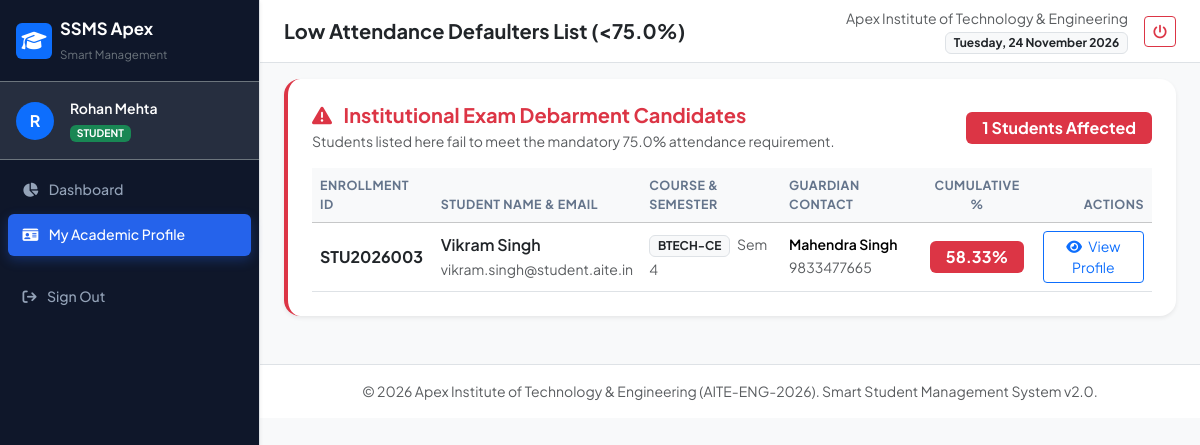
Page /attendance/defaulters (signed in) on the committed database.
### models.py (models this page shows, shortened)
class User(db.Model):
    __tablename__ = 'users'
    id = db.Column(db.Integer, primary_key=True)
    username = db.Column(db.String(50), unique=True, nullable=False, index=True)
    password_hash = db.Column(db.String(255), nullable=False)
    role = db.Column(db.String(20), nullable=False, default='student')  # admin, teacher, student, accountant
    email = db.Column(db.String(100), unique=True, nullable=False)
    full_name = db.Column(db.String(100), nullable=False)
    is_active = db.Column(db.Boolean, default=True)
    created_at = db.Column(db.DateTime, default=datetime.utcnow)
    student_profile = db.relationship('Student', backref='user_account', uselist=False, cascade='all, delete-orphan')
    audit_logs = db.relationship('AuditLog', backref='user', lazy='dynamic')

class Course(db.Model):
    __tablename__ = 'courses'
    id = db.Column(db.Integer, primary_key=True)
    code = db.Column(db.String(20), unique=True, nullable=False)  # e.g., 'BTECH-CE'
    name = db.Column(db.String(100), nullable=False)              # e.g., 'Computer Engineering'
    description = db.Column(db.Text)
    duration_semesters = db.Column(db.Integer, default=8)
    students = db.relationship('Student', backref='course', lazy='dynamic')
    subjects = db.relationship('Subject', backref='course', lazy='dynamic')
    fee_structures = db.relationship('FeeStructure', backref='course', lazy='dynamic')

class Student(db.Model):
    __tablename__ = 'students'
    id = db.Column(db.Integer, primary_key=True)
    student_id = db.Column(db.String(30), unique=True, nullable=False, index=True)  # e.g., 'STU2026001'
    user_id = db.Column(db.Integer, db.ForeignKey('users.id'), nullable=True)
    course_id = db.Column(db.Integer, db.ForeignKey('courses.id'), nullable=False)
    semester = db.Column(db.Integer, nullable=False, default=1)
    first_name = db.Column(db.String(50), nullable=False)
    last_name = db.Column(db.String(50), nullable=False)
    email = db.Column(db.String(100), unique=True, nullable=False)
    phone = db.Column(db.String(20), nullable=False)
    address = db.Column(db.Text)
    enrollment_date = db.Column(db.Date, default=date.today)
    status = db.Column(db.String(20), default='active')  # active, inactive, graduated, dropped
    guardian_name = db.Column(db.String(100))
    guardian_phone = db.Column(db.String(20))
    attendance_records = db.relationship('Attendance', backref='student', lazy='dynamic')
    marks_records = db.relationship('Marks', backref='student', lazy='dynamic')
    fees = db.relationship('StudentFee', backref='student', lazy='dynamic')
    @property
    def full_name(self):
        return f"{self.first_name} {self.last_name}"
    def calculate_attendance_percentage(self, subject_id=None):
        query = Attendance.query.filter_by(student_id=self.id)
        if subject_id:
            query = query.filter_by(subject_id=subject_id)
        total = query.count()
        if total == 0:
            return 100.0  # No sessions logged yet
        present = query.filter(Attendance.status.in_(['present', 'leave'])).count()
        return round((present / total) * 100, 2)

### app.py (the view)
    @app.route('/attendance/defaulters')
    @login_required
    @roles_accepted('admin', 'teacher')
    def attendance_defaulters():
        defaulters = []
        students = Student.query.filter_by(status='active').all()
        for s in students:
            pct = s.calculate_attendance_percentage()
            if pct < app.config['ATTENDANCE_THRESHOLD']:
                defaulters.append({
                    'student': s,
                    'pct': pct,
                    'course': s.course.code,
                    'semester': s.semester
                })
        return render_template('attendance/defaulters.html', defaulters=defaulters)

### templates/attendance/defaulters.html (shortened to what this page needs)
{% extends "base.html" %}
{% block page_title %}Low Attendance Defaulters List (&lt;{{ attendance_threshold }}%){% endblock %}
{% block content %}
<div class="card border-0 shadow-sm rounded-4 mb-4 border-start border-danger border-4">
    <div class="card-body p-4">
        <div class="d-flex align-items-center justify-content-between flex-wrap gap-2 mb-3">
            <div>
                <h5 class="fw-bold text-danger mb-1">
                    <i class="fa-solid fa-triangle-exclamation me-2"></i> Institutional Exam Debarment Candidates
                </h5>
                <p class="text-muted small mb-0">Students listed here fail to meet the mandatory {{ attendance_threshold }}% attendance requirement.</p>
            </div>
            <span class="badge bg-danger fs-6 px-3 py-2">{{ defaulters|length }} Students Affected</span>
        </div>
        {% if defaulters %}
        <div class="table-responsive">
            <table class="table table-hover align-middle mb-0">
                <thead class="table-light">
                    <tr>
                        <th>Enrollment ID</th>
                        <th>Student Name & Email</th>
                        <th>Course & Semester</th>
                        <th>Guardian Contact</th>
                        <th class="text-center">Cumulative %</th>
                        <th class="text-end">Actions</th>
                    </tr>
                </thead>
                <tbody>
                    {% for d in defaulters %}
                    <tr>
                        <td class="fw-bold text-dark">{{ d.student.student_id }}</td>
                        <td>
                            <div class="fw-semibold text-dark">{{ d.student.full_name }}</div>
                            <small class="text-muted">{{ d.student.email }}</small>
                        </td>
                        <td>
                            <span class="badge bg-light text-dark border">{{ d.course }}</span>
                            <span class="text-muted small ms-1">Sem {{ d.semester }}</span>
                        </td>
                        <td>
                            <div class="small fw-semibold">{{ d.student.guardian_name or 'N/A' }}</div>
                            <small class="text-muted">{{ d.student.guardian_phone or 'No phone' }}</small>
                        </td>
                        <td class="text-center">
                            <span class="badge bg-danger fs-6 px-3 py-2">
                                {{ d.pct }}%
                            </span>
                        </td>
                        <td class="text-end">
                            <a href="{{ url_for('student_view', student_id=d.student.id) }}" class="btn btn-outline-primary btn-sm">
                                <i class="fa-solid fa-eye me-1"></i> View Profile
                            </a>
                        </td>
                    </tr>
                    {% endfor %}
                </tbody>
            </table>
        </div>
        {% else %}
        <div class="alert alert-success d-flex align-items-center gap-2 mb-0">
            <i class="fa-solid fa-circle-check fs-5"></i>
            <div>Zero defaulters detected! All registered students currently hold &ge;{{ attendance_threshold }}% attendance.</div>
        </div>
        {% endif %}
    </div>
</div>
{% endblock %}

### templates/base.html (shortened to what this page needs)
<!DOCTYPE html>
<html lang="en">
<head>
    <link href="https://cdn.jsdelivr.net/npm/bootstrap@5.3.3/dist/css/bootstrap.min.css" rel="stylesheet">
    <link href="https://cdnjs.cloudflare.com/ajax/libs/font-awesome/6.5.1/css/all.min.css" rel="stylesheet">
    <link rel="stylesheet" href="{{ url_for('static', filename='css/style.css') }}">
</head>
<body>
    <div class="d-flex" id="wrapper">
        {% if current_user %}
        <nav id="sidebar" class="bg-dark text-white border-end shadow-sm">
            <div class="sidebar-header p-3 border-bottom border-secondary d-flex align-items-center justify-content-between">
                <a href="{{ url_for('dashboard') }}" class="text-white text-decoration-none d-flex align-items-center gap-2">
                    <div class="brand-icon bg-primary text-white rounded p-2 d-flex align-items-center justify-content-center">
                        <i class="fa-solid fa-graduation-cap fs-5"></i>
                    </div>
                    <div>
                        <div class="fw-bold tracking-tight text-white mb-0" style="font-size: 1.05rem;">SSMS Apex</div>
                        <small class="text-secondary" style="font-size: 0.72rem;">Smart Management</small>
                    </div>
                </a>
            </div>
            <div class="p-3 bg-secondary bg-opacity-25 border-bottom border-secondary d-flex align-items-center gap-3">
                <div class="avatar-circle bg-primary text-white fw-bold d-flex align-items-center justify-content-center rounded-circle">
                    {{ current_user.full_name[0] }}
                </div>
                <div class="overflow-hidden">
                    <div class="text-truncate fw-semibold text-white small">{{ current_user.full_name }}</div>
                    <span class="badge bg-{{ 'danger' if current_user.role == 'admin' else ('info' if current_user.role == 'teacher' else ('warning text-dark' if current_user.role == 'accountant' else 'success')) }} text-uppercase" style="font-size: 0.65rem;">
                        {{ current_user.role }}
                    </span>
                </div>
            </div>
            <ul class="nav flex-column p-2 gap-1 sidebar-nav">
                <li class="nav-item">
                    <a class="nav-link text-white-50 rounded {{ 'active' if request.endpoint == 'dashboard' }}" href="{{ url_for('dashboard') }}">
                        <i class="fa-solid fa-chart-pie me-2"></i> Dashboard
                    </a>
                </li>
                {% if current_user.role == 'student' and current_user.student_profile %}
                <li class="nav-item">
                    <a class="nav-link text-white-50 rounded active" href="{{ url_for('student_view', student_id=current_user.student_profile.id) }}">
                        <i class="fa-solid fa-id-card me-2"></i> My Academic Profile
                    </a>
                </li>
                {% endif %}
                <li class="nav-item mt-auto pt-3">
                    <a class="nav-link text-danger rounded" href="{{ url_for('logout') }}">
                        <i class="fa-solid fa-arrow-right-from-bracket me-2"></i> Sign Out
                    </a>
                </li>
            </ul>
        </nav>
        {% endif %}
        <div id="page-content-wrapper" class="w-100 bg-light">
            <nav class="navbar navbar-expand navbar-light bg-white border-bottom px-4 py-2 sticky-top">
                <div class="container-fluid p-0">
                    <div class="d-flex align-items-center gap-2">
                        <span class="fs-5 fw-bold text-dark">{% block page_title %}Smart Student Management System{% endblock %}</span>
                    </div>
                    <div class="d-flex align-items-center gap-3">
                        <div class="text-end d-none d-md-block">
                            <small class="text-muted d-block">{{ institute_name }}</small>
                            <span class="badge bg-light text-dark border">{{ now.strftime('%A, %d %B %Y') }}</span>
                        </div>
                        {% if current_user %}
                        <a href="{{ url_for('logout') }}" class="btn btn-outline-danger btn-sm" title="Logout">
                            <i class="fa-solid fa-power-off"></i>
                        </a>
                        {% endif %}
                    </div>
                </div>
            </nav>
            <div class="container-fluid px-4 pt-3">
                {% block content %}{% endblock %}
            </div>
            <footer class="mt-5 py-3 border-top bg-white text-center text-muted small">
                <div class="container-fluid">
                    <span>&copy; {{ now.year }} {{ institute_name }} ({{ institute_code }}). Smart Student Management System v2.0.</span>
                </div>
            </footer>
        </div>
    </div>
</body>
</html>

### static/css/style.css (style rules this page uses)
:root { --primary-color: #2563eb; --primary-hover: #1d4ed8; --secondary-color: #64748b; --success-color: #10b981; --danger-color: #ef4444; --warning-color: #f59e0b; --dark-surface: #0f172a; --light-bg: #f8fafc; --sidebar-width: 260px; }
body { font-family: 'Plus Jakarta Sans', -apple-system, BlinkMacSystemFont, "Segoe UI", Roboto, sans-serif; background-color: var(--light-bg); color: #1e293b; margin: 0; padding: 0; overflow-x: hidden; }
#sidebar { width: var(--sidebar-width); min-width: var(--sidebar-width); min-height: 100vh; background-color: var(--dark-surface) !important; transition: all 0.3s ease; z-index: 1040; }
.brand-icon { width: 36px; height: 36px; }
.avatar-circle { width: 38px; height: 38px; }
.sidebar-nav .nav-link { font-size: 0.88rem; font-weight: 500; padding: 0.65rem 0.9rem; color: #94a3b8 !important; transition: all 0.2s ease; }
.sidebar-nav .nav-link.active { color: #ffffff !important; background-color: var(--primary-color) !important; box-shadow: 0 4px 12px rgba(37, 99, 235, 0.3); }
.table thead th { font-size: 0.78rem; text-transform: uppercase; letter-spacing: 0.5px; color: #64748b; border-bottom-width: 1px; }
.table tbody tr { transition: background-color 0.15s ease; }

### rows in the picture
User: full_name "R", full_name "Rohan Mehta", role "STUDENT"
Course: student.student_id "STU2026003", student.full_name "Vikram Singh", student.email "vikram.singh@student.aite.in", course "BTECH-CE", semester "4", student "Mahendra Singh", student "9833477665", pct "58.33"

### other values in the picture
{{ attendance_threshold }} "75.0"
{{ institute_name }} "Apex Institute of Technology & Engineering"
{{ defaulters|length }} "1"
{{ institute_code }} "AITE-ENG-2026"
